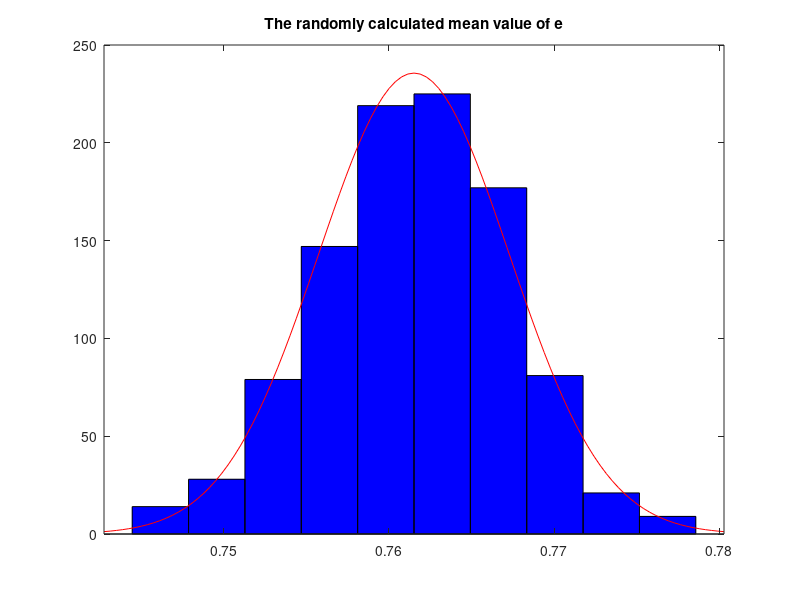
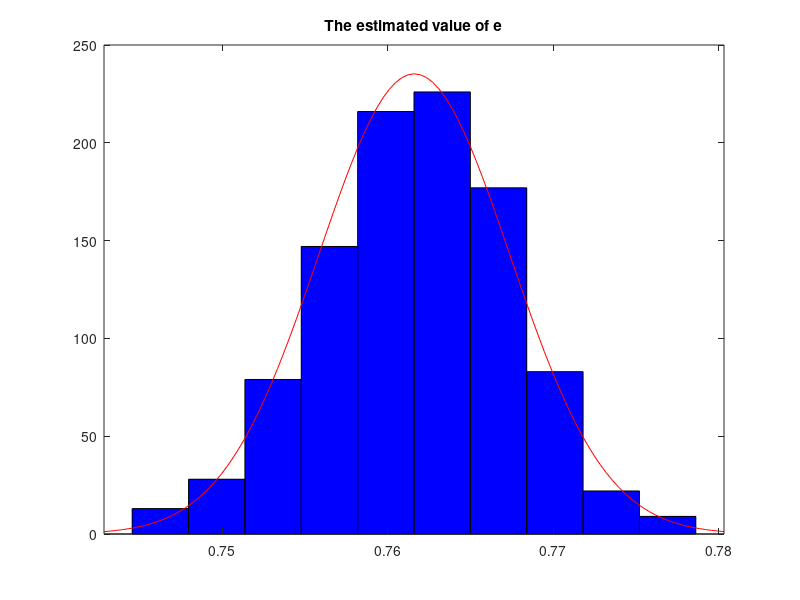
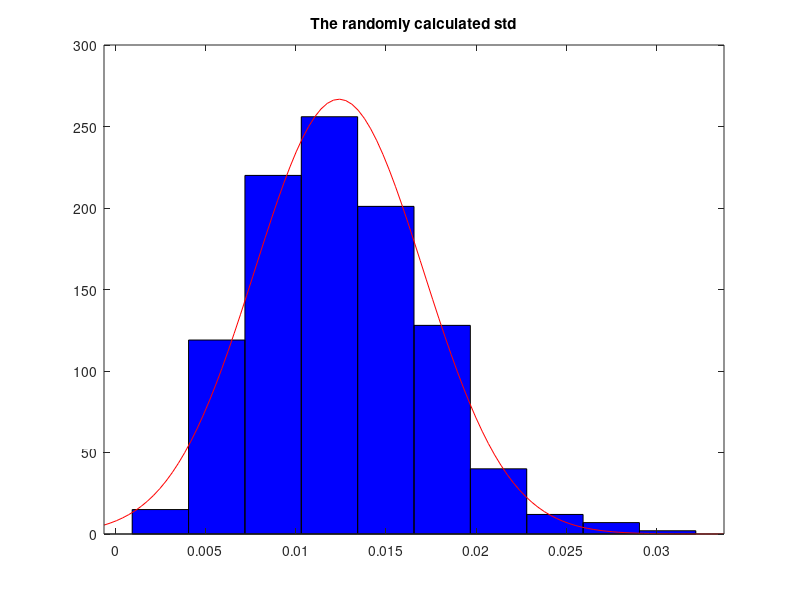
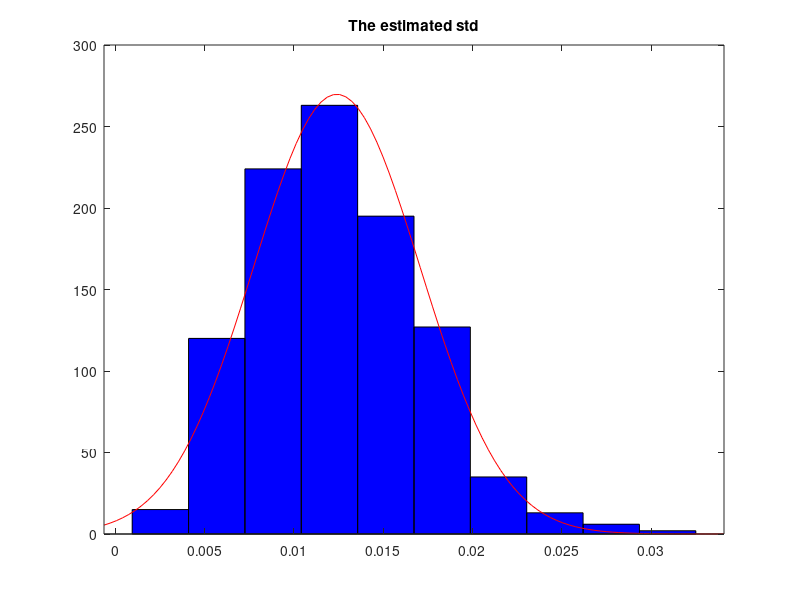

The MATLAB source for these figures, in order:
n = 1000;
h0V = 100;
muV0 = 58;
sigmaV0 = 2;
h2 = normrnd(muV0,sigmaV0,5,n);
meanh2V = mean(h2(:,:));
stdh2V = std(h2(:,:));
eV = sqrt(h2(:,:)/h0V);
e_meanV = mean(eV);
stdeV = std(eV);


mean2eV = sqrt(meanh2V./h0V);
std2eV = sqrt((1/4).*(1./(meanh2V.*h0V)).*(stdh2V.^2));


figure();
histfit(e_meanV,10);
title('The randomly calculated mean value of e');
figure();
histfit(mean2eV,10);
title('The estimated value of e')


figure();
histfit(stdeV,10);
title('The randomly calculated std');
figure();
histfit(std2eV,10);
title('The estimated std');


